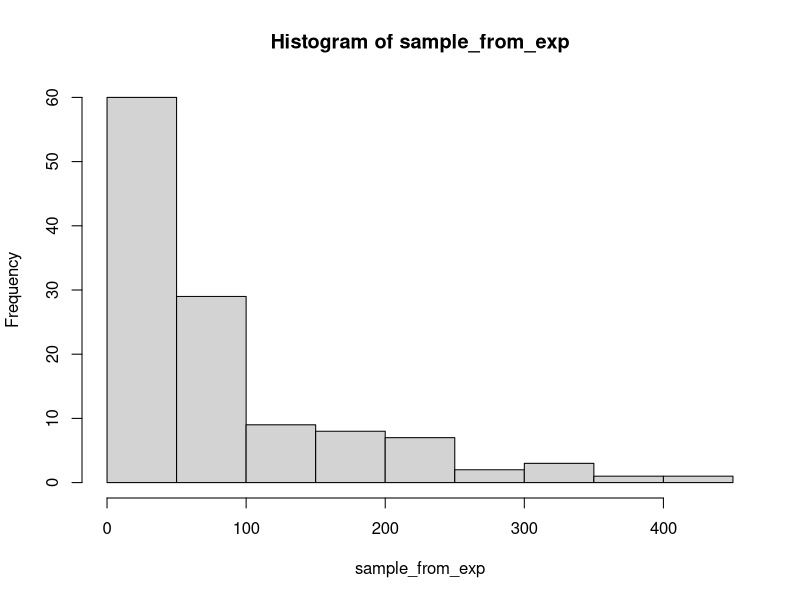
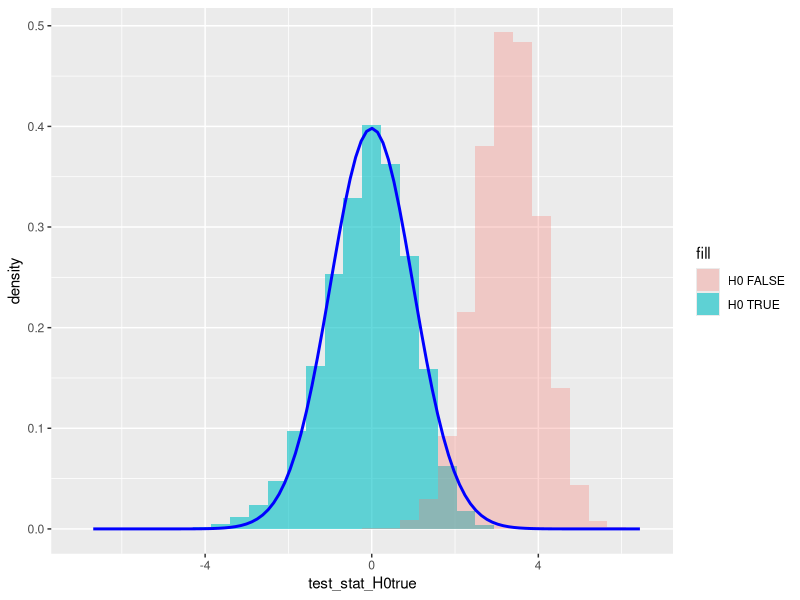
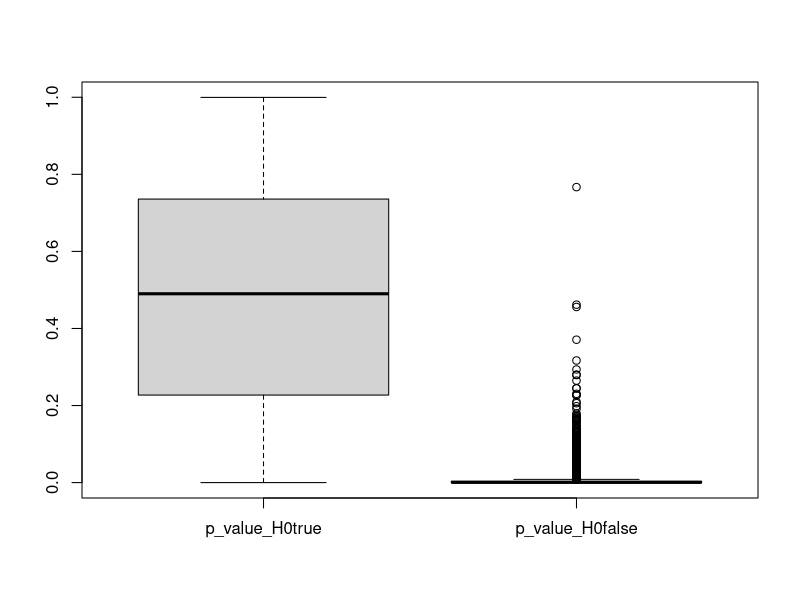
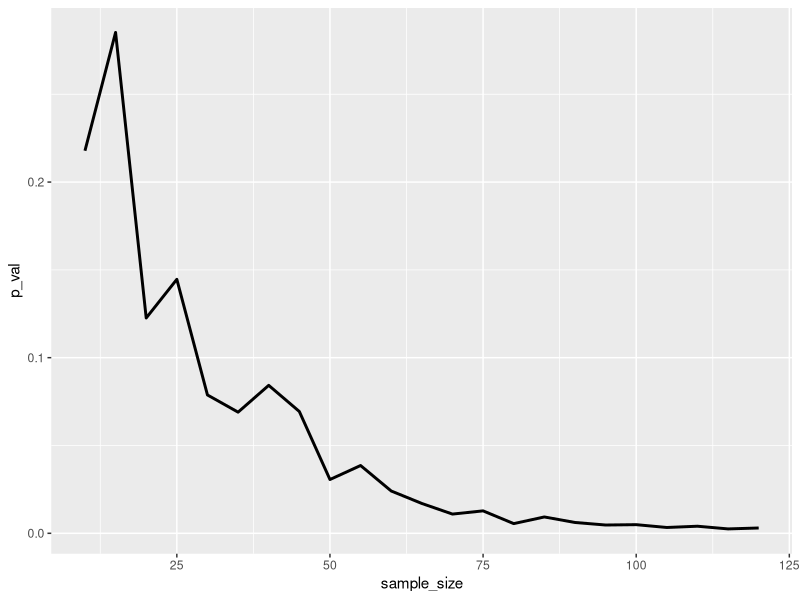
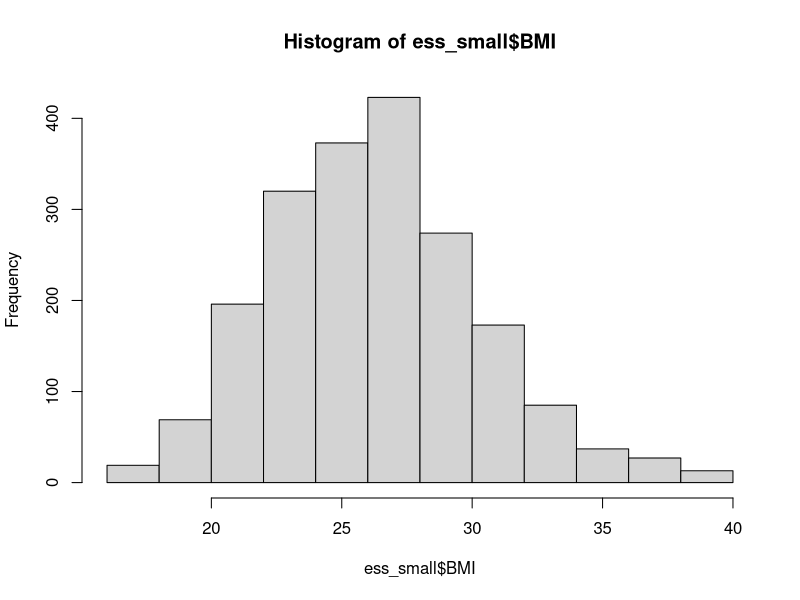
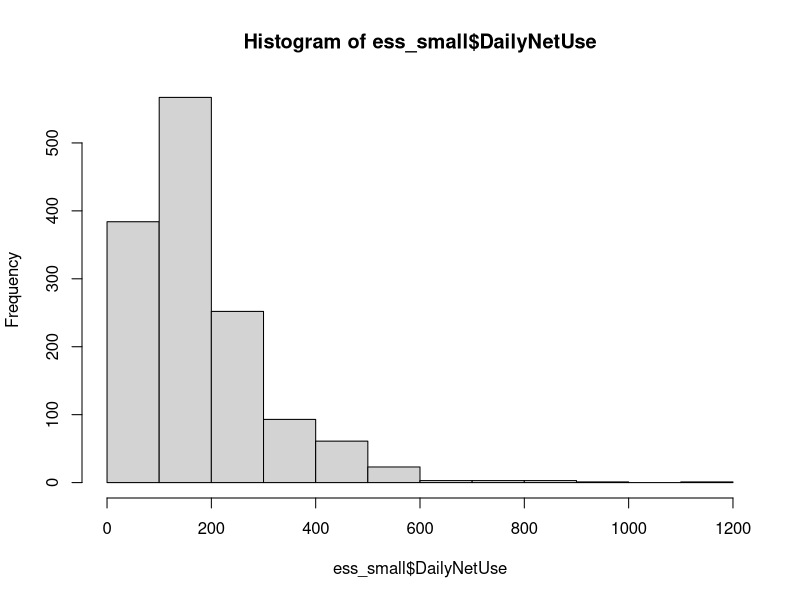

These figures' R source, in order:
## ---- chunk 1
knitr::opts_chunk$set(echo = TRUE)
## ---- chunk 2
n <- 120
rate <- 0.01

set.seed(1992)
sample_from_exp <- rexp(n = 120, rate = rate)
hist(sample_from_exp)
## ---- chunk 3
mean(sample_from_exp)
## ---- chunk 4
rate <- 0.01
mu <- 1/rate
sample_size <- 120
replication_number <- 10000

set.seed(1992)
exp_samples <- replicate(replication_number, rexp(n = sample_size, rate = rate))
exp_samples <- as.data.frame(t(exp_samples))

rownames(exp_samples) <- paste0("Sample",1:replication_number)
colnames(exp_samples) <- paste0("Element",1:sample_size)
head(exp_samples)
## ---- chunk 5
exp_samples$sample_mean <- apply(exp_samples[,1:sample_size], 1, mean)
exp_samples$sample_sd <- apply(exp_samples[,1:sample_size], 1, sd) # corrected -> unbiased

head(exp_samples[,(sample_size-1):ncol(exp_samples)]) # look at the last 4 columns
## ---- chunk 6
mu_0_true <- mu # true population mean
mu_0_false <- 70 # arbitrary value

exp_samples$test_stat_H0true <- (exp_samples$sample_mean - mu_0_true)/(exp_samples$sample_sd/sqrt(sample_size))
exp_samples$test_stat_H0false <- (exp_samples$sample_mean - mu_0_false)/(exp_samples$sample_sd/sqrt(sample_size))

head(exp_samples[,(sample_size-1):ncol(exp_samples)])
## ---- chunk 7
library(ggplot2)

# general ggplot function without defining any axes
ggplot(exp_samples) +
  # histogram of test statistic when H0 is TRUE (x axis)
  geom_histogram(aes(x = test_stat_H0true, y = after_stat(density), fill="H0 TRUE"), alpha=0.6) +
  # histogram of test statistic when H0 is FALSE (x axis)
  geom_histogram(aes(x = test_stat_H0false, y = after_stat(density), fill="H0 FALSE"), alpha=0.3) +
  # adding the density function of the t(n-1) distribution
  stat_function(fun = dt, 
                args = list(df = (n-1)),
                col = 'blue', linewidth = 1)
## ---- chunk 8
exp_samples$p_value_H0true <- pt(exp_samples$test_stat_H0true, df = (sample_size-1))
exp_samples$p_value_H0false <- 1-pt(exp_samples$test_stat_H0false, df = (sample_size-1))

head(exp_samples[,sample_size:ncol(exp_samples)])
## ---- chunk 9
boxplot(exp_samples[,c("p_value_H0true", "p_value_H0false")])
## ---- chunk 10
mean(exp_samples$p_value_H0true<0.05)
## ---- chunk 11
mean(exp_samples$p_value_H0false>=0.05)
## ---- chunk 12
mean(exp_samples$p_value_H0true<0.01) # empirical probability of Type I error
mean(exp_samples$p_value_H0false>=0.01) # empirical probability of Type II error
## ---- chunk 13
str(sample_from_exp)
## ---- chunk 14
hypothetical_exp_value <- 60
sample_mean <- mean(sample_from_exp)
s <- sd(sample_from_exp)
n <- length(sample_from_exp)

test_stat <- (sample_mean - hypothetical_exp_value) / (s/sqrt(n))
test_stat
## ---- chunk 15
p_val_t_distr = 1 - pt(test_stat, df = n-1)
p_val_t_distr * 100 # in percentage format
## ---- chunk 16
t.test(sample_from_exp, mu = 60, alternative = "greater")
## ---- chunk 17
p_val_norm_distr <- 1 - pnorm(test_stat)
c(p_val_norm_distr * 100,
  p_val_t_distr * 100)
## ---- chunk 18
p_values <- sapply(seq(10,120, by = 5), function(x) t.test(sample_from_exp[1:x], mu = 60, alternative = "greater")$p.value)
df_pvals <- data.frame(sample_size = seq(10,120, by = 5),
                       p_val = p_values)

ggplot(df_pvals, aes(x=sample_size, y=p_val)) + geom_line(linewidth=1)
## ---- chunk 19
ess <- readxl::read_excel("ess_hun_2024.xlsx")
head(ess)
## ---- chunk 20
ess$BMI <- ess$Weight/(ess$Height/100)^2
head(ess$BMI)
## ---- chunk 21
ess_small <- ess[!is.na(ess$BMI),c("idno", "BMI")]
hist(ess_small$BMI)
## ---- chunk 22
# function definition
neg_log_likelihood_norm_H0 <- function(sd_norm){
  log_lik_observations <- log(dnorm(x = ess_small$BMI,
                                    mean = 25,
                                    sd = sd_norm)) # log-probability of every observations occurring under the current parameters
  return(-sum(log_lik_observations))
}

norm_ml_H0 <- optim(20, neg_log_likelihood_norm_H0)
log_likelihood_H0 <- -norm_ml_H0$val
log_likelihood_H0
## ---- chunk 23
# function definition
neg_log_likelihood_norm_H1 <- function(theta_norm){
  log_lik_observations <- log(dnorm(x = ess_small$BMI,
                                    mean = theta_norm[1],
                                    sd = theta_norm[2])) # log-probability of every observations occurring under the current parameters
  return(-sum(log_lik_observations))
}

norm_ml_H1 <- optim(c(20,20), neg_log_likelihood_norm_H1)
log_likelihood_H1 <- -norm_ml_H1$val
log_likelihood_H1
## ---- chunk 24
test_stat_LR <- -2*(log_likelihood_H0 - log_likelihood_H1)
test_stat_LR
## ---- chunk 25
p_val_LR <- 1 - pchisq(test_stat_LR, df = 1)
p_val_LR
## ---- chunk 26
t.test(ess_small$BMI, mu = 25, alternative = "two.sided")
## ---- chunk 27
neg_log_likelihood_norm_H0 <- function(sd_norm){
  log_lik_observations <- log(dnorm(x = ess_small$BMI,
                                    mean = 26.1,
                                    sd = sd_norm)) # log-probability of every observations occurring under the current parameters
  return(-sum(log_lik_observations))
}

norm_ml_H0 <- optim(20, neg_log_likelihood_norm_H0)
log_likelihood_H0 <- -norm_ml_H0$val

test_stat_LR <- -2*(log_likelihood_H0 - log_likelihood_H1)
p_val_LR <- 1 - pchisq(test_stat_LR, df = 1)
p_val_LR
## ---- chunk 28
t.test(ess_small$BMI, mu = 26.1, alternative = "two.sided")
## ---- chunk 29
ess_small <- ess[!is.na(ess$DailyNetUse),c("idno", "DailyNetUse")]
ess_small <- ess_small[ess_small$DailyNetUse > 0,]
hist(ess_small$DailyNetUse)
## ---- chunk 30
neg_log_likelihood_lnorm <- function(theta_lnorm){
  log_lik_observations <- log(dlnorm(x = ess_small$DailyNetUse,
                                     meanlog = theta_lnorm[1],
                                     sdlog = theta_lnorm[2]))
  return(-sum(log_lik_observations))
}

lnorm_ml <- optim(c(2,2), neg_log_likelihood_lnorm)
log_likelihood_H1 <- -lnorm_ml$val

neg_log_likelihood_expon <- function(theta_expon){
  log_lik_observations <- log(dexp(x = ess_small$DailyNetUse,
                                   rate = theta_expon))
  return(-sum(log_lik_observations))
}

expon_ml <- optim(0.001, neg_log_likelihood_expon)
log_likelihood_H0 <- -expon_ml$val

test_stat_LR <- -2*(log_likelihood_H0 - log_likelihood_H1)
test_stat_LR
## ---- chunk 31
1 - pchisq(test_stat_LR, df = 1)
